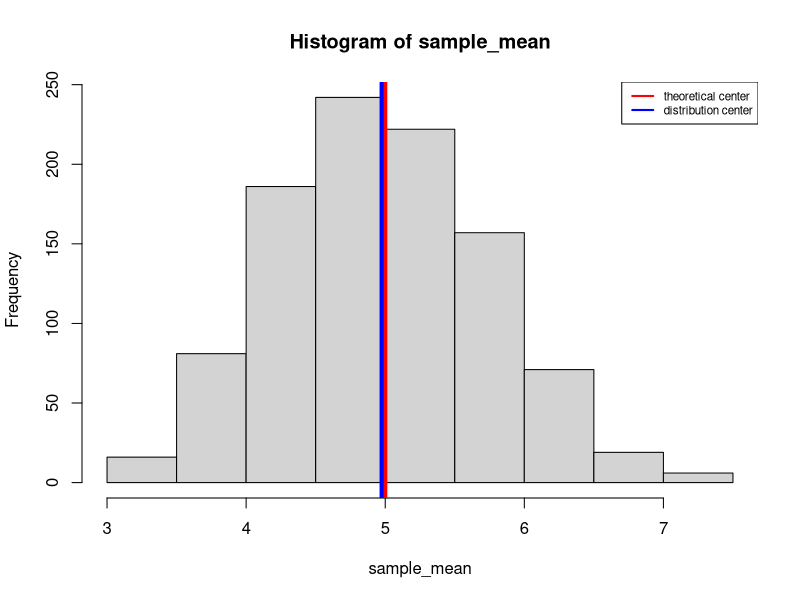

Reproduce this figure in R.
## ---- chunk 1
#go through the 1000 trials with 40 samples pooled in each trial. 
#The mean of each 40 samples is saved in a data frame sample_mean. 
#Here we got 1000 means.
n <- 40
nosim <- 1000
lambda <- .2
set.seed(1234)
sample_mean <- replicate(nosim, mean(rexp(n, rate = lambda)))
## ---- chunk 2
#got a mean of the sample mean.
sample_mean_mu <- mean(sample_mean)
#theoretical mean of the distribution
theo_mean = 1/lambda
## ---- chunk 3
#got the standard deviation of the sample mean.
sample_sd <- sd(sample_mean)
sample_var <- (sample_sd)^2
#theoretical variance of the distribution
theo_mean = 1/lambda
theo_var<- (1/lambda)^2/n
## ---- chunk 4
#make a histogram of the frequency of sample_mean, which can show the shape of the distribution
hist(sample_mean)
#add line to the histogram to show where the distribution is centered at 
#and compare it to the theoretical center of the distribution
abline(v=theo_mean, col = "red", lwd = 4)
abline(v=sample_mean_mu, col = "blue", lwd = 4)
legend("topright", lty = 1, lwd = 2, col = c("red", "blue"), legend = c("theoretical center", "distribution center"), cex = .7)
## ---- chunk 5
CI <- sample_mean_mu + c(-1,1) + 1.96*sample_var/sqrt(n)
## ---- chunk 6

